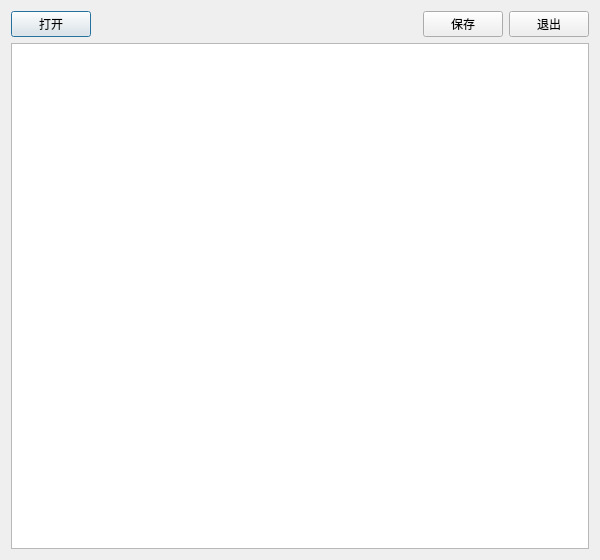
<?xml version="1.0" encoding="UTF-8"?>
<ui version="4.0">
 <class>w_sys_manage_outer_bill_txt_set</class>
 <widget class="QDialog" name="w_sys_manage_outer_bill_txt_set">
  <property name="geometry">
   <rect>
    <x>0</x>
    <y>0</y>
    <width>600</width>
    <height>560</height>
   </rect>
  </property>
  <property name="windowTitle">
   <string>Dialog</string>
  </property>
  <layout class="QVBoxLayout" name="verticalLayout">
   <item>
    <layout class="QHBoxLayout" name="horizontalLayout">
     <item>
      <widget class="lds_toolbar_button" name="pushButton_open">
       <property name="text">
        <string>打开</string>
       </property>
       <property name="outer_stylesheet" stdset="0">
        <string>pushbutton</string>
       </property>
      </widget>
     </item>
     <item>
      <spacer name="horizontalSpacer">
       <property name="orientation">
        <enum>Qt::Horizontal</enum>
       </property>
       <property name="sizeHint" stdset="0">
        <size>
         <width>40</width>
         <height>20</height>
        </size>
       </property>
      </spacer>
     </item>
     <item>
      <widget class="lds_toolbar_button" name="pushButton_save">
       <property name="text">
        <string>保存</string>
       </property>
       <property name="outer_stylesheet" stdset="0">
        <string>pushbutton</string>
       </property>
      </widget>
     </item>
     <item>
      <widget class="lds_toolbar_button" name="pushButton_exit">
       <property name="text">
        <string>退出</string>
       </property>
       <property name="outer_stylesheet" stdset="0">
        <string>pushbutton</string>
       </property>
      </widget>
     </item>
    </layout>
   </item>
   <item>
    <widget class="QPlainTextEdit" name="plainTextEdit">
     <property name="plainText">
      <string/>
     </property>
    </widget>
   </item>
  </layout>
 </widget>
 <customwidgets>
  <customwidget>
   <class>lds_toolbar_button</class>
   <extends>QPushButton</extends>
   <header>lds_toolbar_button.h</header>
  </customwidget>
 </customwidgets>
 <resources/>
 <connections/>
</ui>
